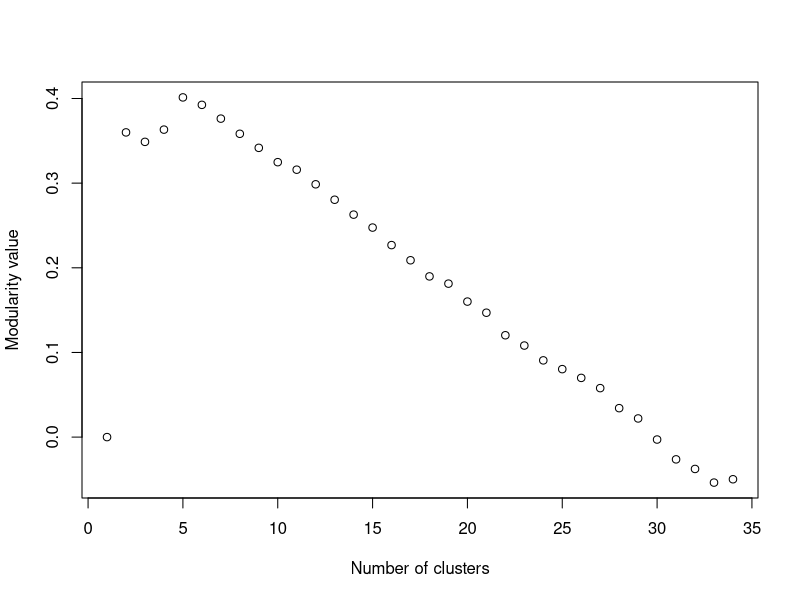
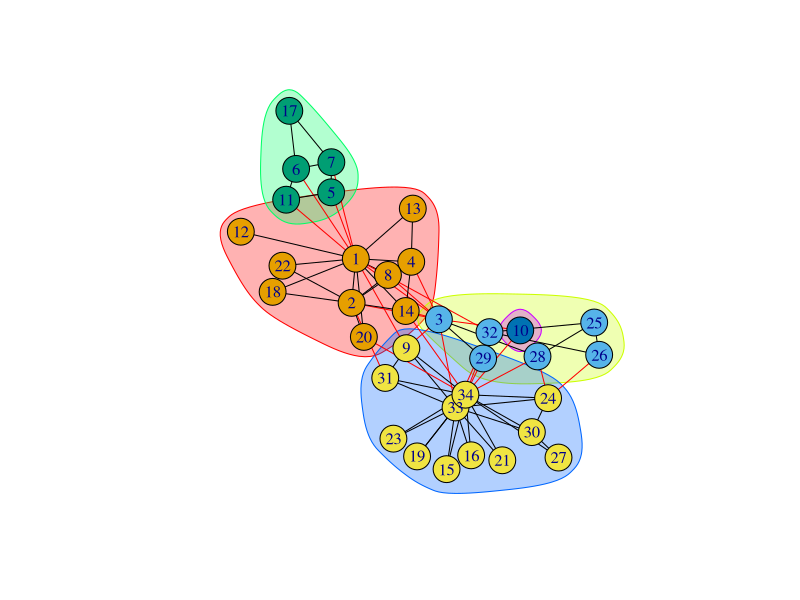

Source code (R) for these figures, in order:
library(igraph)
gr <- graph.famous("Zachary")



eb <- edge.betweenness.community(gr)
plot(rev(eb$modularity), xlab = 'Number of clusters', ylab = 'Modularity value')
which.max(rev(eb$modularity))
plot(eb, gr)
